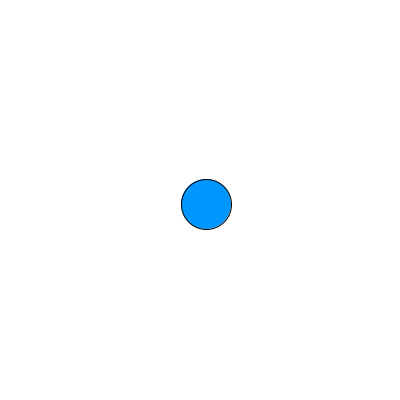
Frame 1 (no input)
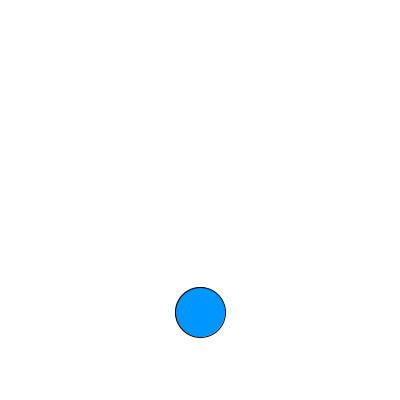
Frame 60 (the mouse pressed at the canvas centre just before this capture)
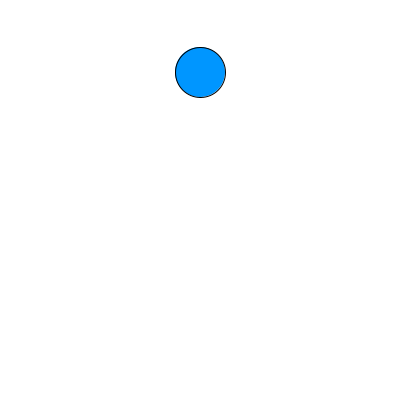
Frame 120 (the mouse held since frame 60 and released just before this capture)

The Processing sketch that drew these frames (run headless with seeded random() and noise(); from frame 60 on, the mouse is pressed at the canvas centre):

// Processing sketch: BouncingBall
// ── BouncingBall.pde
float x = 200;
float y = 200;
float speedX = 6;
float speedY = 4;

void setup() {
  size(400, 400);
}

void draw() {
  background(255);

  x += speedX;
  y += speedY;

  if (x >= 375 || x<= 25) {
    speedX *= -1;
  }

  if (y >= 375 || y<= 25) {
    speedY *= -1;
  }

  fill(0, 150, 255);
  ellipse(x, y, 50, 50);
}
